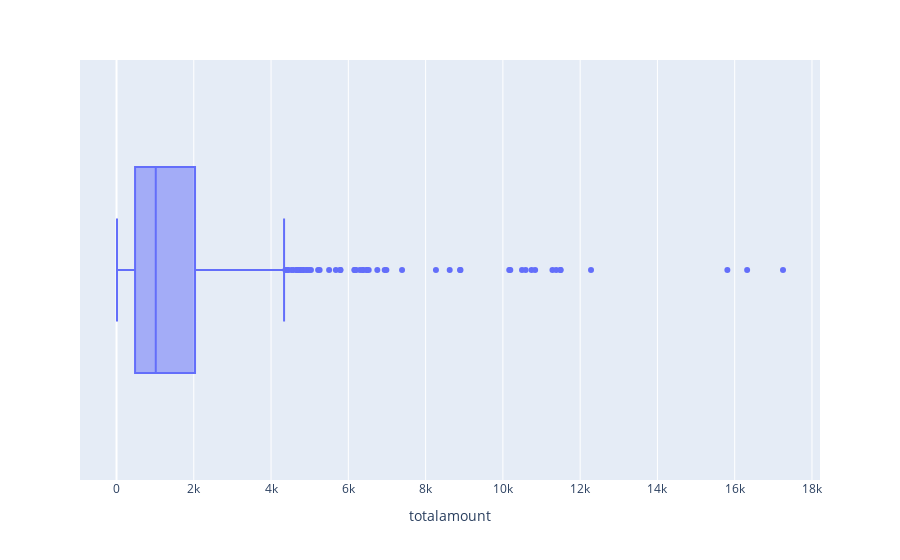

The notebook cell this image was saved under:
### Code cell
px.box(data_frame=orders,x='totalamount')

### Figure 1 — Plotly figure (JSON) as saved in the notebook; plotly's stock layout.template omitted (floating-point values rounded to 4 significant figures; data arrays with more than 128 entries replaced by an {"elided": "..."} marker saying what was removed)
{"data": [{"alignmentgroup": "True", "hovertemplate": "totalamount=%{x}<extra></extra>", "legendgroup": "", "marker": {"color": "#636efa"}, "name": "", "notched": false, "offsetgroup": "", "orientation": "h", "showlegend": false, "type": "box", "x": {"elided": "830 float values"}, "x0": " ", "xaxis": "x", "y0": " ", "yaxis": "y"}], "layout": {"boxmode": "group", "legend": {"tracegroupgap": 0}, "margin": {"t": 60}, "xaxis": {"anchor": "y", "domain": [0, 1], "title": {"text": "totalamount"}}, "yaxis": {"anchor": "x", "domain": [0, 1]}}}
